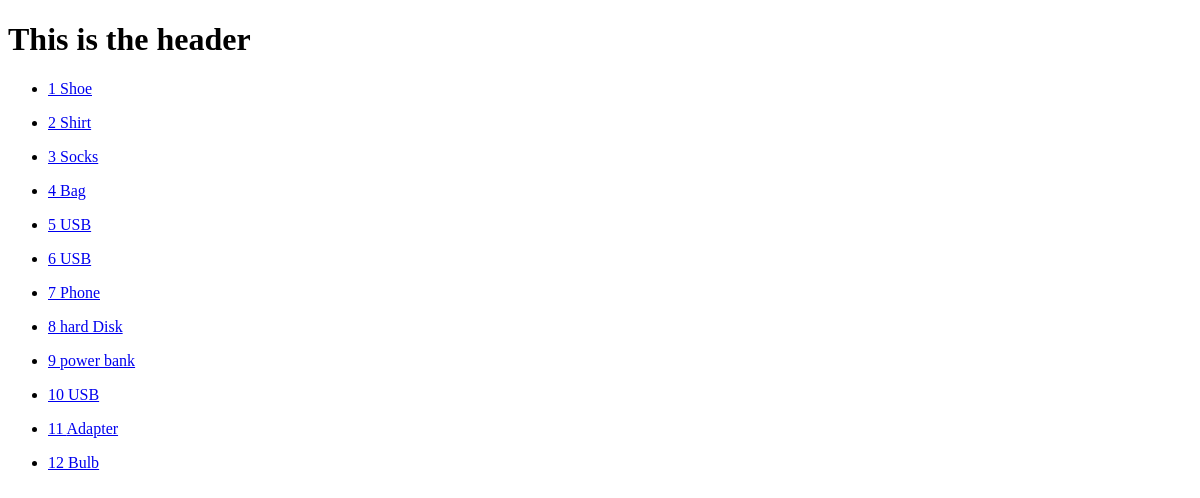
The page /food/ on the database as committed earlier.
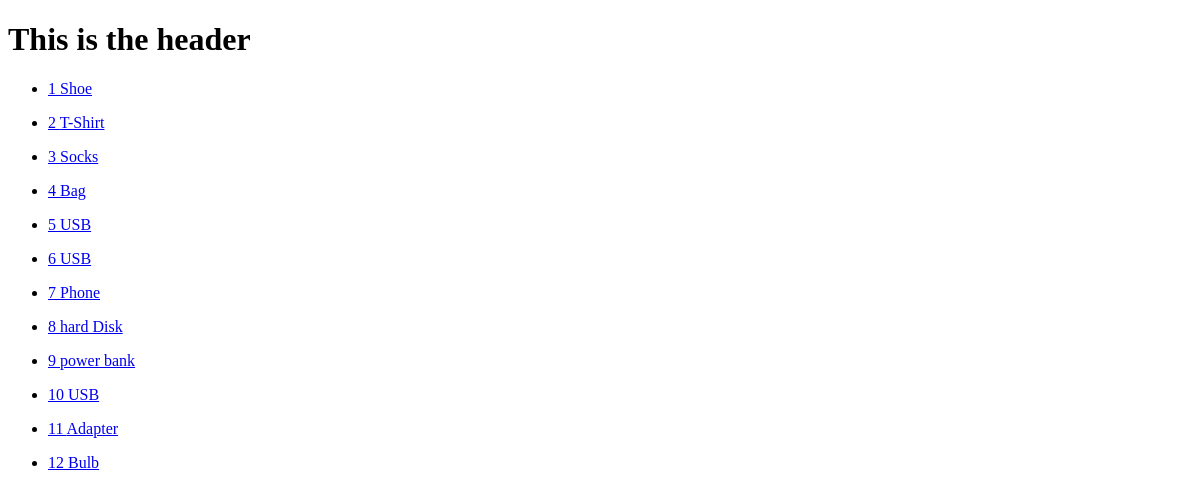
The same page on the database as committed later.
### food/models.py (models this page shows)
class Item(models.Model):
    item_name = models.TextField(max_length=200)
    item_desc = models.TextField(max_length=200)
    item_price = models.IntegerField()

### food/views.py (the view)
# urls.py: path('', views.index, name="index"),
def index(request):
    item_lst = Item.objects.all()
    context = {
        'item_lst': item_lst,
    }
    return render(request, './food/index.html', context)

### food/templates/food/index.html (shortened to what this page needs)
<!DOCTYPE html>
<html lang="en">
<head>
</head>
<body>
    <h1>This is the header</h1>
    <p>{% for item in item_lst %}
        <ul>
            <li>
                <a href="{% url 'food:detail' item.id %}">{{item.id}} {{item.item_name}}</a>
            </li>
        </ul>
        {% endfor %}</p>
</body>
</html>

Rows that differ between the two databases and show on the page:
changed Item id 2: item_name "Shirt" → "T-Shirt"
